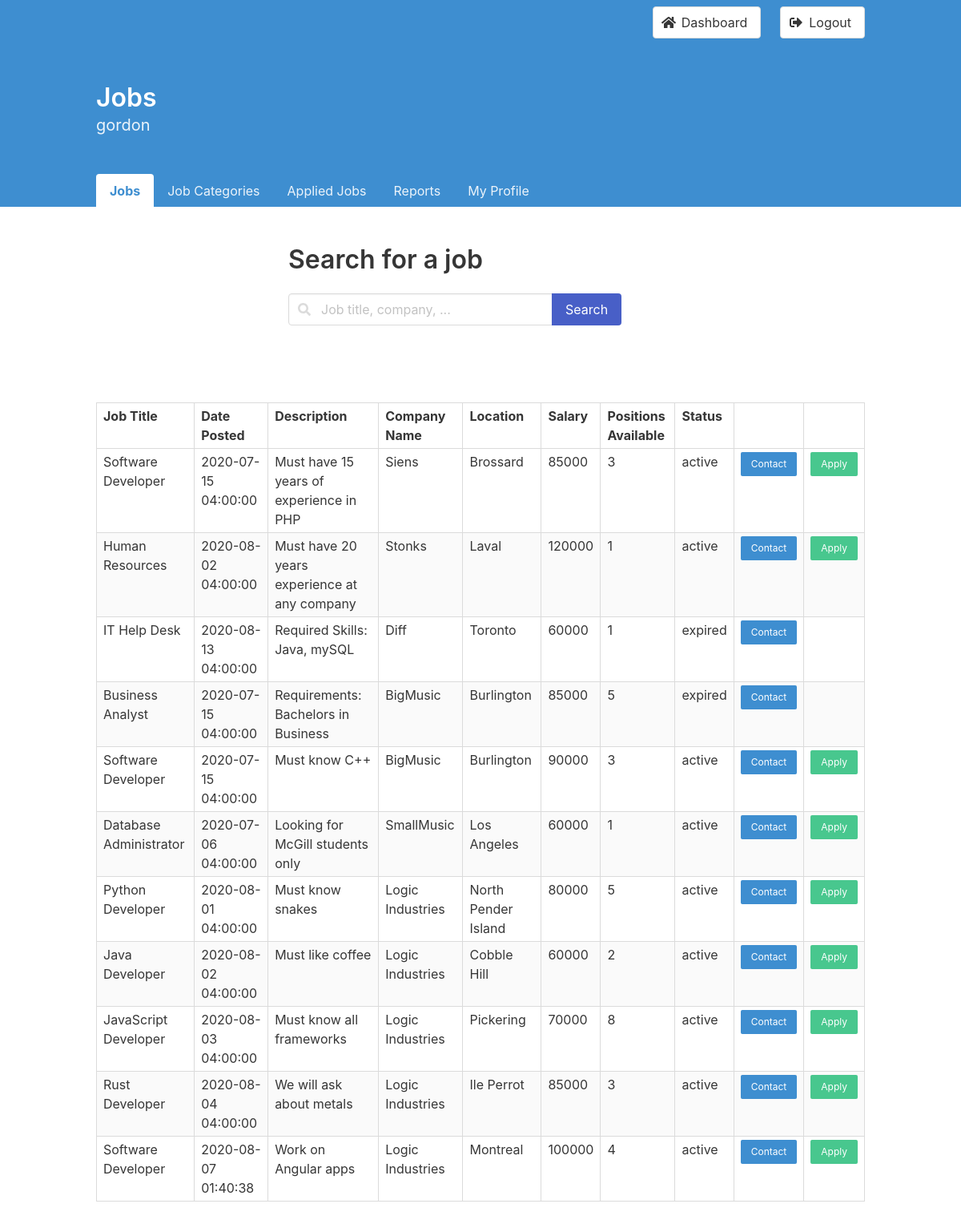
The page /jobs (signed in) on the database its author committed.
### tables this page shows
CREATE TABLE Jobs
(
    jobID              int          NOT NULL AUTO_INCREMENT PRIMARY KEY,
    userID             varchar(255) NOT NULL,
    locationID         int          NOT NULL,
    title              varchar(255) NOT NULL,
    salary             int          NOT NULL,
    description        longtext,
    positionsAvailable int          NOT NULL,
    datePosted         timestamp    NOT NULL      DEFAULT CURRENT_TIMESTAMP,
    status             enum ('active', 'expired') DEFAULT 'active',
    FOREIGN KEY (userID) REFERENCES Users (userID) ON DELETE CASCADE,
    FOREIGN KEY (locationID) REFERENCES Location (locationID)
);

CREATE TABLE Profiles
(
    userID         varchar(255) NOT NULL PRIMARY KEY,
    locationID     int,
    companyName    varchar(255),
    firstName      varchar(255),
    lastName       varchar(255),
    profession     varchar(255),
    gender         varchar(255),
    displayPicture varchar(255),
    resume         varchar(255),
    phoneNumber    varchar(255),
    dateOfBirth    date,
    FOREIGN KEY (userID) REFERENCES Users (userID) ON DELETE CASCADE,
    FOREIGN KEY (locationID) REFERENCES Location (locationID)
);

CREATE TABLE Location
(
    locationID int NOT NULL AUTO_INCREMENT PRIMARY KEY,
    address    varchar(255),
    city       varchar(255),
    postalCode varchar(255),
    province   varchar(255)
);

### controller/jobs.php (called while the page is built, shortened)
<?php
require "model/Jobs.php";
class JobsController
{
  public $jobs;
  public function __construct()
  {
    $this->jobs = new Jobs();
  }
  public function invoke()
  {
    $jobs = $this->jobs->getJobs($_SESSION['username']);
    include 'view/jobs.php';
  }
}

### model/Database.php (called while the page is built, shortened)
<?php
class Database
{
  private $_host = '127.0.0.1';
  private $_user = 'gxc353_1';
  private $_pass = 'temp_password';
  private $_name = 'gxc353_1';
  private $_databaseHandler;
  private $_statement;
  public function __construct()
  {
    $dsn = 'mysql:host=' . $this->_host . ';dbname=' . $this->_name;
    $options = [
      PDO::ATTR_EMULATE_PREPARES => false,
      PDO::ATTR_ERRMODE => PDO::ERRMODE_EXCEPTION,
      PDO::ATTR_PERSISTENT => true,
    ];
    try {
      $this->_databaseHandler = new PDO($dsn, $this->_user, $this->_pass, $options);
    } catch (PDOException $e) {
      $this->_error = $e->getMessage();
      echo "<p class=\"has-text-black has-background-warning\">$this->_error</p>";
    }
  }
  public function query($sql)
  {
    $this->_statement = $this->_databaseHandler->prepare($sql);
  }
  public function bind($param, $value, $type = null)
  {
    $this->_statement->bindValue($param, $value, $type);
  }
  public function execute()
  {
    try {
      return $this->_statement->execute();
    } catch (PDOException $e) {
      echo "<p class=\"has-text-black has-background-warning\">{$e->getMessage()}</p>";
    }
  }
  public function fetchAll()
  {
    $this->execute();
    return $this->_statement->fetchAll(PDO::FETCH_OBJ);
  }
}

### model/Jobs.php (called while the page is built, shortened)
<?php
require_once "model/Database.php";
class Jobs
{
  private $_db;
  public function __construct()
  {
    $this->_db = new Database();
  }
  public function getJobs($username)
  {
    $sql = "SELECT title, datePosted, description, companyName, Jobs.userID, city, salary, positionsAvailable, status, firstName, lastName, phoneNumber, email, Jobs.jobID, categoryName,
    IF(EXISTS(SELECT * FROM Applications WHERE Applications.userID = :username AND Applications.jobID = Jobs.jobID), TRUE, FALSE) AS applied
    FROM Jobs
    JOIN Location ON Jobs.locationID = Location.locationID
    JOIN Profiles ON Profiles.userID = Jobs.userID
    JOIN Users ON Users.userID = Jobs.userID
    JOIN Employer_Categories EC ON Jobs.userID = EC.userID";
    $this->_db->query($sql);
    $this->_db->bind(':username', $username, PDO::PARAM_STR);
    return $this->_db->fetchAll();
  }
}

### templates/contactModal.php (the view, shortened to what this page needs)
<a class="button is-small is-info" id="contact-btn-<?php echo "$obj->jobID"; ?>">Contact</a>

### index.php (shortened to what this page needs)
<?php
$request = strtok($_SERVER["REQUEST_URI"], '?');
switch ($request) {
  case '/jobs':
    include "controller/jobs.php";
    $jobsController = new JobsController();
    $jobsController->invoke();
    break;
}

### view/jobs.php (shortened to what this page needs)
<head>
</head>
<body>
  <?php
  $heroTitle = "Jobs";
  require "templates/hero.php";
  ?>
  <section class="section">
    <div class="container" style="max-width:40vw">
      <h1 class="title">
        Search for a job
      </h1>
      <form action="jobs" method="GET">
        <div class="field has-addons">
          <div class="control has-icons-left has-icons-right">
            <input name="searchKeyword" class="input" type="text" placeholder="Job title, company, ...">
            <span class="icon is-small is-left">
            </span>
          </div>
          <div class="control">
            <button class="button is-link" type="submit">
              Search
            </button>
          </div>
        </div>
      </form>
  </section>
  <section class="section">
    <div class="container">
      <?php
      $fromPage = "jobs";
      require 'templates/jobsTable.php';
      ?>
    </div>
  </section>
</body>
</html>

### templates/hero.php
<section class="hero is-info">
  <?php require "templates/navbar.php"; ?>
  <div class="hero-body">
    <div class="container">
      <h1 class="title">
        <?php echo $heroTitle; ?>
      </h1>
      <?php require "templates/displayUsername.php"; ?>
    </div>
  </div>
  <?php require "templates/dashboardNav.php"; ?>
</section>

### templates/navbar.php (shortened to what this page needs)
<div class="hero-head">
  <nav class="navbar">
    <div class="container">
      <div id="navbarMenuHeroA" class="navbar-menu">
        <div class="navbar-end">
          <span class="navbar-item">
            <a class="button is-inverted" href="dashboard">
              <span class="icon">
                <i class="fas fa-home"></i>
              </span>
              <span>Dashboard</span>
            </a>
          </span>
          <?php if (isset($_SESSION["loggedIn"])) : ?>
            <span class="navbar-item">
              <a class="button is-inverted" href="dashboard?logout=true">
                <span class="icon">
                  <i class="fas fa-sign-out-alt"></i>
                </span>
                <span>Logout</span>
              </a>
            </span>
          <?php endif; ?>
        </div>
      </div>
    </div>
  </nav>
</div>

### templates/displayUsername.php
<?php
if (isset($_SESSION["loggedIn"])) :
  echo "<h2 class=\"subtitle\">" . $_SESSION["username"] . "</h2> ";
else :
  echo '
  <h2 class="subtitle">
    You are not logged in
  </h2>
  ';
endif;

### templates/dashboardNav.php (shortened to what this page needs)
<div class="hero-foot">
  <nav class="tabs is-boxed">
    <div class="container">
      <ul>
        <?php
        if ($_SESSION["isEmployee"]) {
          if (strcasecmp($heroTitle, 'jobs') == 0) {
            echo '<li class="is-active">';
          } else {
            echo '<li>';
          }
          echo '<a href="jobs">Jobs</a></li>';
          if (strcasecmp($heroTitle, 'job categories') == 0) {
            echo '<li class="is-active">';
          } else {
            echo '<li>';
          }
          echo '<a href="categories">Job Categories</a></li>';
          if (strcasecmp($heroTitle, 'applied jobs') == 0) {
            echo '<li class="is-active">';
          } else {
            echo '<li>';
          }
          echo '<a href="appliedJobs">Applied Jobs</a></li>';
        }
        if (!$_SESSION["isAdmin"]) {
          if (strcasecmp($heroTitle, 'reports') == 0) {
            echo '<li class="is-active">';
          } else {
            echo '<li>';
          }
          echo '<a href="reports">Reports</a></li>';
        }
        if (strcasecmp($heroTitle, 'my profile') == 0) {
          echo '<li class="is-active">';
        } else {
          echo '<li>';
        }
        echo '<a href="profile">My Profile</a></li>';
        ?>
      </ul>
    </div>
  </nav>
</div>

### templates/jobsTable.php
<table class="table is-bordered is-striped is-narrow is-hoverable is-fullwidth">
  <thead>
    <tr>
      <th>Job Title</th>
      <th>Date Posted</th>
      <th>Description</th>
      <th>Company Name</th>
      <th>Location</th>
      <th>Salary</th>
      <th>Positions Available</th>
      <th>Status</th>
      <th></th>
      <th></th>
    </tr>
  </thead>
  <tbody>
    <?php
    foreach ($jobs as $index => $obj) {
      echo '<tr>';
      echo "<td>$obj->title</td>";
      echo "<td>$obj->datePosted</td>";
      echo "<td>$obj->description</td>";
      echo "<td>$obj->companyName</td>";
      echo "<td>$obj->city</td>";
      echo "<td>$obj->salary</td>";
      echo "<td>$obj->positionsAvailable</td>";
      echo "<td>$obj->status</td>";
      echo '<td>';
      include "templates/contactModal.php";
      echo '</td>';
      if (strcasecmp($obj->status, 'active') == 0) {
        echo '<td>';
        if ($obj->applied) {
          if (strcasecmp($fromPage, "categories") == 0) {
            echo "<a class=\"button is-small is-warning\" href=\"categories?jobWithdraw={$obj->jobID}&showCategoryJobs=$previousCategory\">";
          } else {
            if (isset($previousSearch)) {
              echo "<a class=\"button is-small is-warning\" href=\"jobs?jobWithdraw={$obj->jobID}&searchKeyword=$previousSearch\">";
            } else {
              echo "<a class=\"button is-small is-warning\" href=\"jobs?jobWithdraw=$obj->jobID\">";
            }
          }
          echo 'Withdraw';
        } else {
          if (strcasecmp($fromPage, "categories") == 0) {
            echo "<a class=\"button is-small is-success\" href=\"categories?jobApply={$obj->jobID}&showCategoryJobs=$previousCategory\">";
          } else {
            if (isset($previousSearch)) {
              echo "<a class=\"button is-small is-success\" href=\"jobs?jobApply={$obj->jobID}&searchKeyword=$previousSearch\">";
            } else {
              echo "<a class=\"button is-small is-success\" href=\"jobs?jobApply=$obj->jobID\">";
            }
          }
          echo 'Apply';
        }
        echo '</a>';
        echo '</td>';
      } else {
        echo '<td>';
        echo '</td>';
      }
      echo '</tr>';
    }
    ?>
  </tbody>
</table>

### templates/dashboardNav.php (style rules this page uses)
.tabs li.is-active a { background-color: white !important; color: #3273dc !important; font-weight: bold; }

### rows shown on the page
jobs: title "Software Developer", datePosted "2020-07-15 04:00:00", description "Must have 15 years of experience in PHP", profiles.companyName "Siens", locationID.city "Brossard", salary "85000", positionsAvailable "3", status "active"
jobs: title "Human Resources", datePosted "2020-08-02 04:00:00", description "Must have 20 years experience at any company", profiles.companyName "Stonks", locationID.city "Laval", salary "120000", positionsAvailable "1", status "active"
jobs: title "IT Help Desk", datePosted "2020-08-13 04:00:00", description "Required Skills: Java, mySQL", profiles.companyName "Diff", locationID.city "Toronto", salary "60000", positionsAvailable "1", status "expired"
jobs: title "Business Analyst", datePosted "2020-07-15 04:00:00", description "Requirements: Bachelors in Business", profiles.companyName "BigMusic", locationID.city "Burlington", salary "85000", positionsAvailable "5", status "expired"
jobs: title "Software Developer", datePosted "2020-07-15 04:00:00", description "Must know C++", profiles.companyName "BigMusic", locationID.city "Burlington", salary "90000", positionsAvailable "3", status "active"
jobs: title "Database Administrator", datePosted "2020-07-06 04:00:00", description "Looking for McGill students only", profiles.companyName "SmallMusic", locationID.city "Los Angeles", salary "60000", positionsAvailable "1", status "active"
jobs: title "Python Developer", datePosted "2020-08-01 04:00:00", description "Must know snakes", profiles.companyName "Logic Industries", locationID.city "North Pender Island", salary "80000", positionsAvailable "5", status "active"
jobs: title "Java Developer", datePosted "2020-08-02 04:00:00", description "Must like coffee", profiles.companyName "Logic Industries", locationID.city "Cobble Hill", salary "60000", positionsAvailable "2", status "active"
jobs: title "JavaScript Developer", datePosted "2020-08-03 04:00:00", description "Must know all frameworks", profiles.companyName "Logic Industries", locationID.city "Pickering", salary "70000", positionsAvailable "8", status "active"
jobs: title "Rust Developer", datePosted "2020-08-04 04:00:00", description "We will ask about metals", profiles.companyName "Logic Industries", locationID.city "Ile Perrot", salary "85000", positionsAvailable "3", status "active"
jobs: title "Software Developer", datePosted "2020-08-07 01:40:38", description "Work on Angular apps", profiles.companyName "Logic Industries", locationID.city "Montreal", salary "100000", positionsAvailable "4", status "active"

### other values the page prints
$heroTitle "Jobs"
$_SESSION["username"] "gordon"
